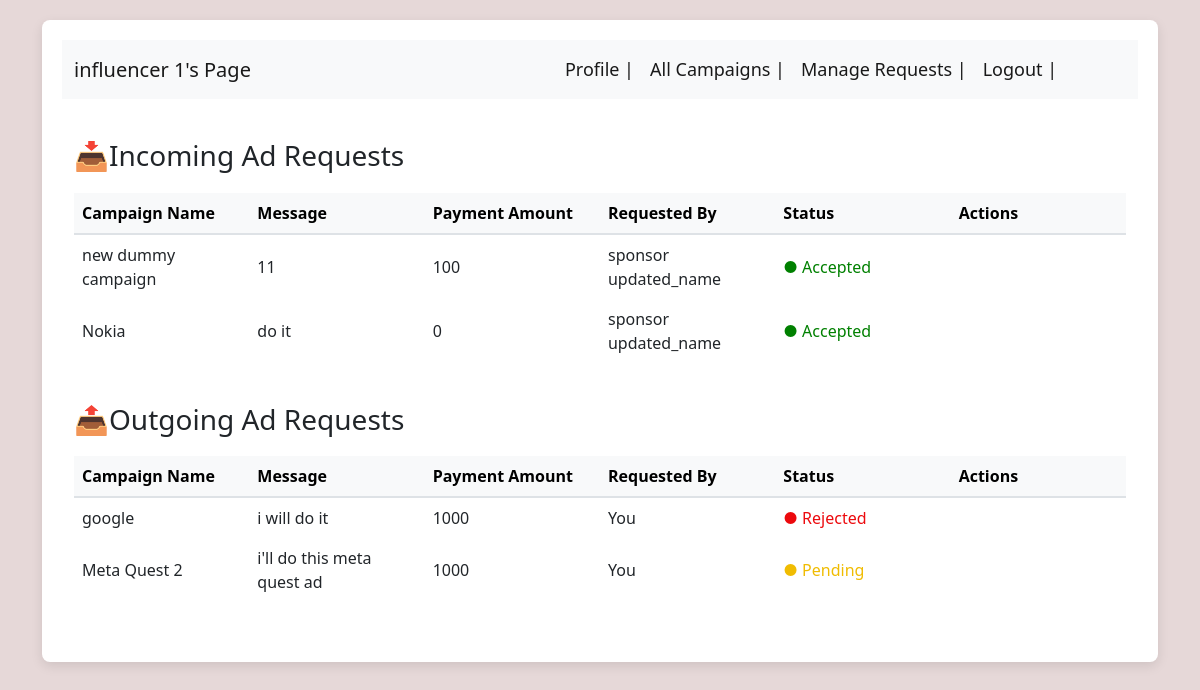
/influencer/manage_requests/2 (signed in), run on an earlier commit of the app's database.
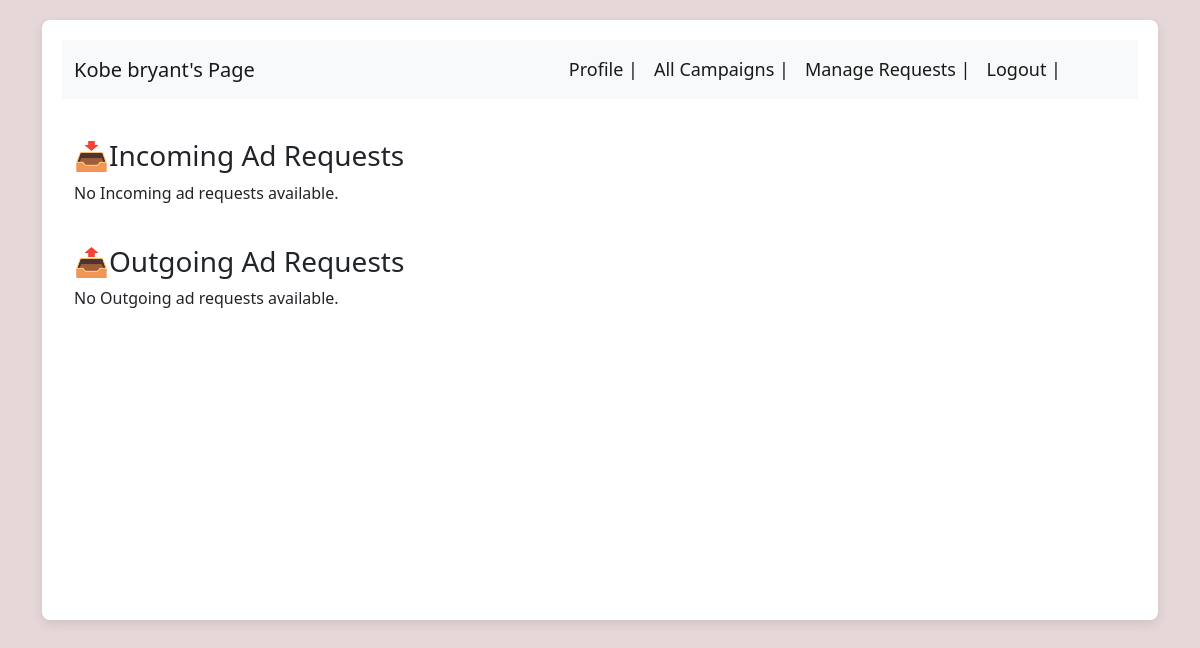
And on a later commit of the database.
### backend/models.py (models this page shows)
class user_table(db.Model):
    __tablename__ = "user_table"
    id = db.Column(db.Integer, primary_key=True)
    email = db.Column(db.String, nullable=False)
    full_name = db.Column(db.String, nullable=False)
    user_name = db.Column(db.String, nullable=False)
    pwd = db.Column(db.String, nullable=False)
    role = db.Column(db.Integer, nullable=False)
    status = db.Column(db.Integer,nullable = False,default = 1)
    user_influencer = db.relationship("influencers", backref="user")
    user_sponsor = db.relationship("sponsors", backref="user")

class campaigns(db.Model):
    __tablename__ = "campaigns"
    id = db.Column(db.Integer, primary_key=True)
    sponsor_id = db.Column(db.Integer, db.ForeignKey('sponsors.id'))
    campaign_name = db.Column(db.String, nullable=False)
    campaign_desc = db.Column(db.String, nullable=False)
    campaign_status = db.Column(db.Integer, nullable=False, default=0)
    campaign_budget = db.Column(db.Integer, nullable=False)
    campaign_start_date = db.Column(db.Date, nullable=False)
    campaign_end_date = db.Column(db.Date, nullable=False)
    campaign_category = db.Column(db.String)
    campaign_visibility = db.Column(db.Integer, nullable=False, default=1)
    campaign_sponsor = db.relationship("sponsors", backref="campaign")

class adRequests(db.Model):
    __tablename__ = "adRequests"
    id = db.Column(db.Integer, primary_key=True,autoincrement=True)
    campaign_id = db.Column(db.Integer, db.ForeignKey('campaigns.id'))
    influencer_id = db.Column(db.Integer,db.ForeignKey('influencers.id'))
    sponsor_id = db.Column(db.Integer,db.ForeignKey('sponsors.id'))
    status = db.Column(db.Integer, nullable=False, default=2)
    payment_amount = db.Column(db.Integer,nullable = False,default = 0)
    payment_status = db.Column(db.Integer,nullable = False,default = 2 )
    message = db.Column(db.String,nullable = False)
    requested_by = db.Column(db.Integer,nullable = False,default = 1)
    adRequests_campaign = db.relationship("campaigns", backref="adRequests")
    adRequests_influencer = db.relationship("influencers", backref="adRequests")
    adRequests_sponsor = db.relationship("sponsors", backref="adRequests")

### backend/manage_ad_requests.py (the view)
@app.route("/influencer/manage_requests/<int:influencer_id>",methods = ["GET","POST"])
def influencer_manage_requests(influencer_id):
    ad_requests = get_ad_requests_by_influencer(influencer_id)
    influencer_info = get_influencer_info(influencer_id)
    return render_template("influencers_templates/influencer-manage-requests.html",ad_requests = ad_requests,id = influencer_id,influencer_info = influencer_info)

### backend/influencer_controllers.py (called while the page is built)
def get_influencer_info(user_id):
    influencer = influencers.query.filter_by(id=user_id).first()
    user = user_table.query.filter_by(id=user_id).first()
    influencer_info = {}
    influencer_info[user_id] = [
        user.full_name,
        user.email,
        user.user_name,
        influencer.category,
        influencer.niche,
        influencer.followers_count,
        user.pwd ]
    return dict(influencer_info)

### backend/manage_ad_requests.py (called while the page is built)
def get_ad_requests_by_influencer(influencer_id):
    ad_requests = adRequests.query.filter_by(influencer_id = influencer_id).all()
    ad_requests_list = {}
    for ad_request in ad_requests:
        campaign = campaigns.query.filter_by(id=ad_request.campaign_id).first()
        sponsor = user_table.query.filter_by(id=campaign.sponsor_id).first()
        ad_requests_list[ad_request.id] = [campaign.campaign_name,ad_request.message,ad_request.payment_amount,ad_request.status,ad_request.requested_by,sponsor.full_name]
    return dict(ad_requests_list)

### templates/influencers_templates/influencer-manage-requests.html (shortened to what the changed rows need)
<!DOCTYPE html>
<html lang="en">
<head>
    <link rel = "stylesheet" href = "/static/influencer.css">
    <link href="https://cdn.jsdelivr.net/npm/bootstrap@5.0.2/dist/css/bootstrap.min.css" rel="stylesheet">
    <link rel="stylesheet" href="https://cdn.jsdelivr.net/npm/bootstrap-icons@1.10.5/font/bootstrap-icons.css">
</head>
<body >
    <div class = "container">
        <div class = "panel">
            <nav class="navbar navbar-expand-lg navbar-light bg-light">
                <div class="container-fluid">
                    <a class="navbar-brand" style="font-size:20px;" href="#">{{ influencer_info[id][0] }}'s Page</a>
                    <div class="collapse navbar-collapse" id="navbarNavDropdown">
                        <ul class="navbar-nav" style="font-size:18px;">
                        </ul>
                    </div>
                </div>
            </nav>
            <div class="container">
                <div class="row">
                    <div class="col-md-12 mb-4" style = "margin-top: 20px;">
                        <h3>&#128229;Incoming Ad Requests</h3>
                        {% if ad_requests %}
                        <table class="table table-hover align-middle table-custom" style="border: none;">
                            <thead class="table-light">
                                <tr style="border-bottom: 2px solid #dee2e6;">
                                        <th scope="col" style="border: none;">Campaign Name</th>
                                        <th scope="col" style="border: none;">Message</th>
                                        <th scope="col" style="border: none;">Payment Amount</th>
                                        <th scope="col" style="border: none;">Requested By</th>
                                        <th scope="col" style="border: none;">Status</th>
                                        <th scope="col" style="border: none;">Actions</th>
                                    </tr>
                                </thead>
                                <tbody>
                                    {% for key, value in ad_requests.items() %}
                                        {% if value[4] == 1 %}
                                            <tr>
                                                <td style="border: none;">{{ value[0] }}</td>
                                                <td style="border: none;">{{ value[1] }}</td>
                                                <td style="border: none;">{{ value[2] }}</td>
                                                <td style="border: none;">{% if value[4] == 2 %}You{% else %}{{ value[5] }}{% endif %}</td>
                                                <td style="border: none;">
                                                    {% if value[3] == 1 %}
                                                        <span style="color:green">● Accepted</span>
                                                    {% elif value[3] == 0 %}
                                                        <span style="color:rgb(236, 9, 13)">● Rejected</span>
                                                    {% else %}
                                                        <span style="color:rgb(240, 188, 2)">● Pending</span>
                                                    {% endif %}
                                                </td>
                                                <td style="border: none;">
                                                </td>
                                            </tr>
                                        {% endif %}
                                    {% endfor %}
                                </tbody>
                            </table>
                        {% else %}
                            <p>No Incoming ad requests available.</p>
                        {% endif %}
                    </div>
                    <div class="col-md-12 mb-4">
                        <h3>&#128228;Outgoing Ad Requests</h3>
                        {% if ad_requests %}
                        <table class="table table-hover align-middle table-custom" style="border: none;">
                            <thead class="table-light">
                                <tr style="border-bottom: 2px solid #dee2e6;">
                                        <th scope="col" style="border: none;">Campaign Name</th>
                                        <th scope="col" style="border: none;">Message</th>
                                        <th scope="col" style="border: none;">Payment Amount</th>
                                        <th scope="col" style="border: none;">Requested By</th>
                                        <th scope="col" style="border: none;">Status</th>
                                        <th scope="col" style="border: none;">Actions</th>
                                    </tr>
                                </thead>
                                <tbody>
                                    {% for key, value in ad_requests.items() %}
                                        {% if value[4] == 2 %}
                                            <tr>
                                                <td style="border: none;">{{ value[0] }}</td>
                                                <td style="border: none;">{{ value[1] }}</td>
                                                <td style="border: none;">{{ value[2] }}</td>
                                                <td style="border: none;">{% if value[4] == 2 %}You{% else %}{{ value[5] }}{% endif %}</td>
                                                <td style="border: none;">
                                                    {% if value[3] == 1 %}
                                                        <span style="color:green">● Accepted</span>
                                                    {% elif value[3] == 0 %}
                                                        <span style="color:rgb(236, 9, 13)">● Rejected</span>
                                                    {% else %}
                                                        <span style="color:rgb(240, 188, 2)">● Pending</span>
                                                    {% endif %}
                                                </td>
                                                <td style="border: none;">
                                                </td>
                                            </tr>
                                        {% endif %}
                                    {% endfor %}
                                </tbody>
                            </table>
                        {% else %}
                            <p>No Outgoing ad requests available.</p>
                        {% endif %}
                    </div>
                </div>
            </div>
        </div>
    </div>
</body>
</html>

What changed in the data, as far as the page shows it:
removed campaigns: campaign_name "new dummy campaign"
removed adRequests: message "11"
no longer on this page (row edited): user_table: full_name "sponsor updated_name" "sponsor updated_name"
removed campaigns: campaign_name "Nokia"
removed adRequests: message "do it"
no longer on this page (row edited): campaigns: campaign_name "google"
removed adRequests: message "i will do it", payment_amount "1000"
removed campaigns: campaign_name "Meta Quest 2"
removed adRequests: message "i'll do this meta quest ad", payment_amount "1000"
changed user_table: full_name "influencer 1" → "Kobe bryant"
Also different on the page:
text no longer shown: "Campaign Name Message Payment Amount Requested By Status Actions Campaign Name Message Payment Amount Requested By Status Actions"
text now shown: "No Incoming ad requests available. No Outgoing ad requests available."
list line gone: "100 ● Accepted"
list line gone: "0 ● Accepted"
list line gone: "You ● Rejected"
list line gone: "You ● Pending"
